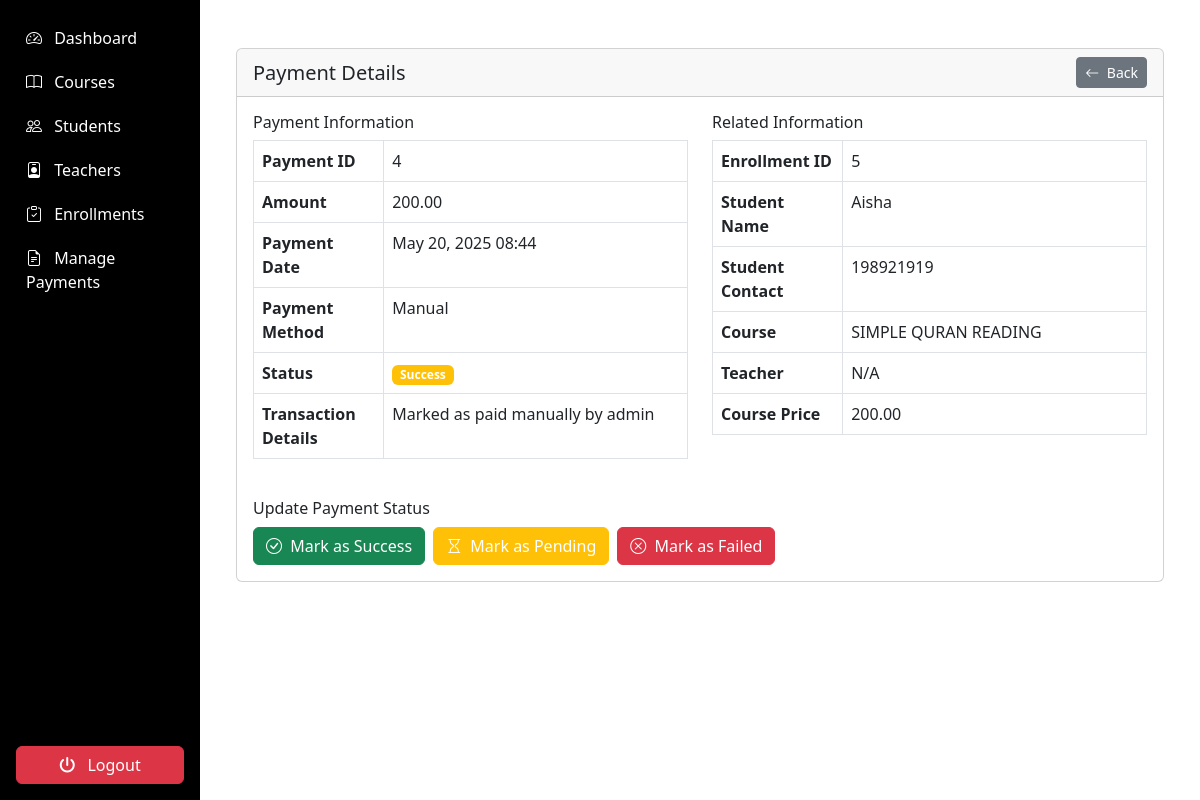
The page /admin/payments/payment_details.php?id=4 (signed in) on the database its author committed.
### tables this page shows
CREATE TABLE `payments` (
  `payment_id` int(11) NOT NULL,
  `enrollment_id` int(11) NOT NULL,
  `amount` decimal(10,2) NOT NULL,
  `payment_date` timestamp NOT NULL DEFAULT current_timestamp(),
  `payment_method` varchar(50) DEFAULT NULL,
  `status` enum('success','failed','pending') DEFAULT 'pending',
  `transaction_details` text DEFAULT NULL
);

CREATE TABLE `enrollments` (
  `enrollment_id` int(11) NOT NULL,
  `student_id` int(11) NOT NULL,
  `course_id` int(11) NOT NULL,
  `enrollment_date` timestamp NOT NULL DEFAULT current_timestamp(),
  `completion_status` enum('not_started','in_progress','completed') DEFAULT 'not_started',
  `payment_status` enum('pending','paid','failed') DEFAULT 'pending',
  `transaction_id` varchar(100) DEFAULT NULL
);

CREATE TABLE `students` (
  `student_id` int(11) NOT NULL,
  `user_id` int(11) NOT NULL,
  `full_name` varchar(100) NOT NULL,
  `address` text DEFAULT NULL,
  `contact_number` varchar(20) DEFAULT NULL,
  `parent_name` varchar(100) DEFAULT NULL,
  `parent_contact` varchar(20) DEFAULT NULL,
  `previous_education` text DEFAULT NULL,
  `profile_image` varchar(255) DEFAULT NULL
);

CREATE TABLE `courses` (
  `course_id` int(11) NOT NULL,
  `title` varchar(100) NOT NULL,
  `description` text DEFAULT NULL,
  `image_url` varchar(255) DEFAULT NULL,
  `teacher_id` int(11) DEFAULT NULL,
  `duration` varchar(50) DEFAULT NULL,
  `price` decimal(10,2) DEFAULT NULL,
  `is_featured` tinyint(1) DEFAULT 0,
  `created_at` timestamp NOT NULL DEFAULT current_timestamp(),
  `updated_at` timestamp NOT NULL DEFAULT current_timestamp() ON UPDATE current_timestamp(),
  `is_deleted` tinyint(1) DEFAULT 0,
  `status` enum('draft','ready','started','completed') DEFAULT 'draft'
);

### admin/payments/payment_details.php (the view, shortened to what this page needs)
<?php
require_once '../../includes/auth.php';
$paymentId = $_GET['id'];
$statement = $db->prepare("
    SELECT p.*,
           e.enrollment_id,
           s.full_name as student_name, s.contact_number as student_contact,
           c.title as course_title, c.price as course_price,
           t.full_name as teacher_name
    FROM payments p
    JOIN enrollments e ON p.enrollment_id = e.enrollment_id
    JOIN students s ON e.student_id = s.student_id
    JOIN courses c ON e.course_id = c.course_id
    LEFT JOIN teachers t ON c.teacher_id = t.teacher_id
    WHERE p.payment_id = ?
");
$statement->execute([$paymentId]);
$payment = $statement->fetch();
?>
<!DOCTYPE html>
<html lang="en">
<head>
</head>
<body>
 <div class="container-fluid">
  <div class="row">
    <nav class="col-md-2 d-none d-md-block p-0 bg-dark sidebar" id="sidebar">
      <?php include '../includes/sidebar.php'; ?>
    </nav>
        <main class="col-md-10 ms-sm-auto p-4">
            <div class="container-fluid py-4">
                <div class="card mb-4">
                    <div class="card-header d-flex justify-content-between align-items-center">
                        <h5 class="mb-0">Payment Details</h5>
                        <div>
                            <a href="manage_payments.php" class="btn btn-sm btn-secondary">
                                <i class="bi bi-arrow-left me-1"></i> Back
                            </a>
                        </div>
                    </div>
                    <div class="card-body">
                        <div class="row">
                            <div class="col-md-6">
                                <h6>Payment Information</h6>
                                <table class="table table-bordered">
                                    <tr>
                                        <th width="30%">Payment ID</th>
                                        <td><?= $payment['payment_id'] ?></td>
                                    </tr>
                                    <tr>
                                        <th>Amount</th>
                                        <td><?= number_format($payment['amount'], 2) ?></td>
                                    </tr>
                                    <tr>
                                        <th>Payment Date</th>
                                        <td><?= date('M d, Y H:i', strtotime($payment['payment_date'])) ?></td>
                                    </tr>
                                    <tr>
                                        <th>Payment Method</th>
                                        <td><?= ucwords(str_replace('_', ' ', $payment['payment_method'])) ?></td>
                                    </tr>
                                    <tr>
                                        <th>Status</th>
                                        <td>
                                            <span class="badge bg-<?=
                                                $payment['status'] === 'paid' ? 'success' :
                                                ($payment['status'] === 'failed' ? 'danger' : 'warning')
                                            ?>">
                                                <?= ucfirst($payment['status']) ?>
                                            </span>
                                        </td>
                                    </tr>
                                    <tr>
                                        <th>Transaction Details</th>
                                        <td><?= htmlspecialchars($payment['transaction_details']) ?></td>
                                    </tr>
                                </table>
                            </div>
                            <div class="col-md-6">
                                <h6>Related Information</h6>
                                <table class="table table-bordered">
                                    <tr>
                                        <th width="30%">Enrollment ID</th>
                                        <td><?= $payment['enrollment_id'] ?></td>
                                    </tr>
                                    <tr>
                                        <th>Student Name</th>
                                        <td><?= htmlspecialchars($payment['student_name']) ?></td>
                                    </tr>
                                    <tr>
                                        <th>Student Contact</th>
                                        <td><?= htmlspecialchars($payment['student_contact']) ?></td>
                                    </tr>
                                    <tr>
                                        <th>Course</th>
                                        <td><?= htmlspecialchars($payment['course_title']) ?></td>
                                    </tr>
                                    <tr>
                                        <th>Teacher</th>
                                        <td><?= htmlspecialchars($payment['teacher_name'] ?? 'N/A') ?></td>
                                    </tr>
                                    <tr>
                                        <th>Course Price</th>
                                        <td><?= number_format($payment['course_price'], 2) ?></td>
                                    </tr>
                                </table>
                            </div>
                        </div>
                        <div class="mt-4">
                            <h6>Update Payment Status</h6>
                            <div class="d-flex gap-2">
                                <a href="payment_details.php?id=<?= $paymentId ?>&update_status=success"
                                   class="btn btn-success <?= $payment['status'] === 'paid' ? 'disabled' : '' ?>">
                                    <i class="bi bi-check-circle me-1"></i> Mark as Success
                                </a>
                                <a href="payment_details.php?id=<?= $paymentId ?>&update_status=pending"
                                   class="btn btn-warning text-white <?= $payment['status'] === 'pending' ? 'disabled' : '' ?>">
                                    <i class="bi bi-hourglass me-1"></i> Mark as Pending
                                </a>
                                <a href="payment_details.php?id=<?= $paymentId ?>&update_status=failed"
                                   class="btn btn-danger <?= $payment['status'] === 'failed' ? 'disabled' : '' ?>">
                                    <i class="bi bi-x-circle me-1"></i> Mark as Failed
                                </a>
                            </div>
                        </div>
                    </div>
                </div>
            </div>
                </main>
        </div>
    </div>
</body>
</html>

### admin/includes/sidebar.php (style rules this page uses)
.sidebar { background-color: black; }

### rows shown on the page
payments: payment_id "4", amount "200.00", payment_date "May 20, 2025 08:44", payment_method "Manual", status "Success", transaction_details "Marked as paid manually by admin", enrollment.enrollment_id "5", students.full_name "Aisha", students.contact_number "198921919", courses.title "SIMPLE QURAN READING", courses.price "200.00"

### other values the page prints
$payment['teacher_name'] "N/A"
